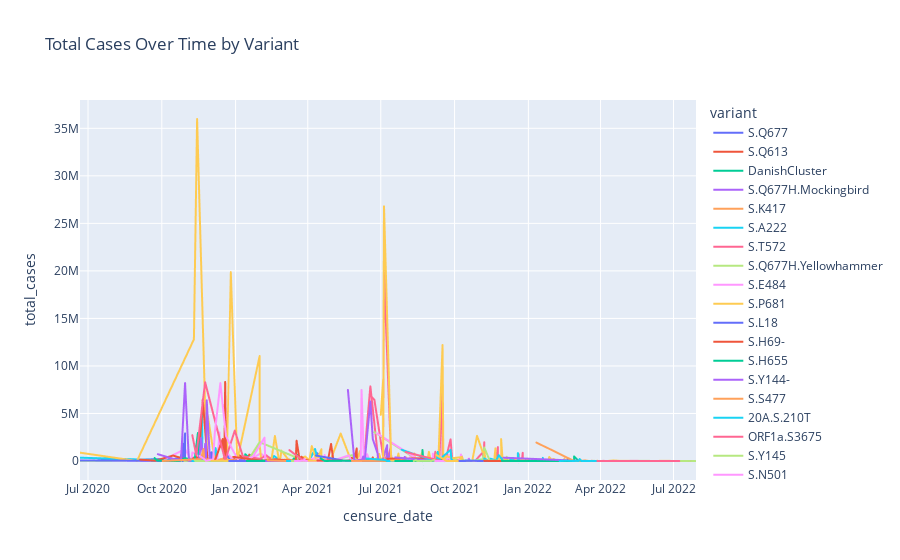

Notebook code for this chart:
### Markdown cell above
The pie chart displays the proportion of each COVID-19 variant in the dataset. Each slice represents a variant, and the size of the slice shows its share of the total records. This makes it easy to compare the relative frequency of each variant visually.

### Code cell
# 3. Line Chart: Total Cases Over Time (by censure_date)
df_sorted = df.sort_values('censure_date')
fig = px.line(df_sorted, x='censure_date', y='total_cases', color='variant', title='Total Cases Over Time by Variant')
fig.show()
